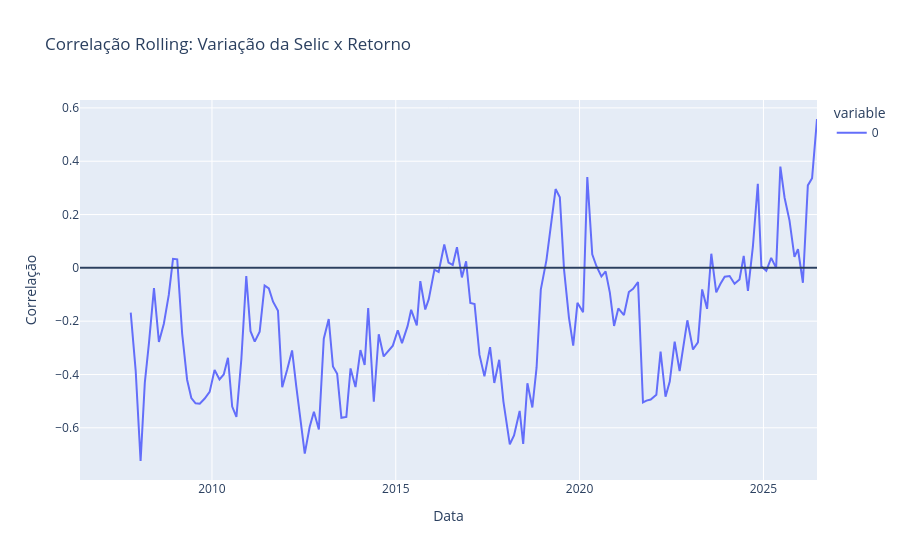

The notebook cell saved with this chart:
### Code cell
rolling_corr = (
    df["Selic_variacao"]
    .rolling(window=12)
    .corr(df["Retorno"])
)

fig = px.line(
    rolling_corr,
    title="Correlação Rolling: Variação da Selic x Retorno",
    labels={
        "value": "Correlação",
        "Date": "Data"
    }
)

fig.add_hline(y=0)

fig.show()

### Figure 1 — Plotly figure (JSON) as saved in the notebook; plotly's stock layout.template omitted (floating-point values rounded to 4 significant figures; data arrays with more than 128 entries replaced by an {"elided": "..."} marker saying what was removed)
{"data": [{"hovertemplate": "variable=0<br>Data=%{x}<br>Correlação=%{y}<extra></extra>", "legendgroup": "0", "line": {"color": "#636efa", "dash": "solid"}, "marker": {"symbol": "circle"}, "mode": "lines", "name": "0", "orientation": "v", "showlegend": true, "type": "scatter", "x": {"elided": "161 str values"}, "xaxis": "x", "y": {"elided": "161 float values"}, "yaxis": "y"}], "layout": {"legend": {"title": {"text": "variable"}, "tracegroupgap": 0}, "shapes": [{"type": "line", "x0": 0, "x1": 1, "xref": "x domain", "y0": 0, "y1": 0, "yref": "y"}], "title": {"text": "Correlação Rolling: Variação da Selic x Retorno"}, "xaxis": {"anchor": "y", "domain": [0, 1], "title": {"text": "Data"}}, "yaxis": {"anchor": "x", "domain": [0, 1], "title": {"text": "Correlação"}}}}
